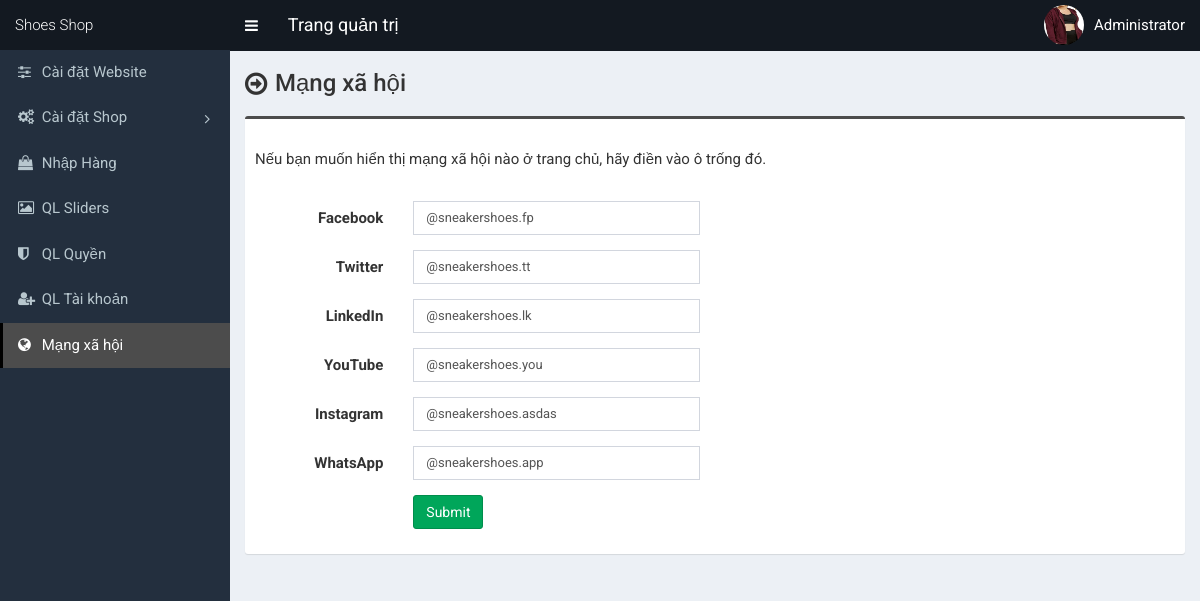
Page /admin/Control/index.php?page=social-media (signed in) on the committed database.
### tables this page shows
CREATE TABLE `tbl_mangxh` (
  `tenmxh` varchar(255) DEFAULT NULL,
  `url` varchar(255) DEFAULT NULL
);

### admin/View/social-media.php (the view, shortened to what this page needs)
<section class="content-header">
	<div class="content-header-left">
		<h1>Mạng xã hội</h1>
	</div>
</section>
<?php
$statement = $pdo->prepare("SELECT * FROM tbl_mangxh");
$statement->execute();
$result = $statement->fetchAll(PDO::FETCH_ASSOC);
foreach ($result as $row) {
	if($row['tenmxh'] == 'Facebook') {
		$facebook = $row['url'];
	}
	if($row['tenmxh'] == 'Twitter') {
		$twitter = $row['url'];
	}
	if($row['tenmxh'] == 'LinkedIn') {
		$linkedin = $row['url'];
	}
	if($row['tenmxh'] == 'YouTube') {
		$youtube = $row['url'];
	}
	if($row['tenmxh'] == 'Instagram') {
		$instagram = $row['url'];
	}
	if($row['tenmxh'] == 'WhatsApp') {
		$whatsapp = $row['url'];
	}
}
?>
<section class="content">
	<div class="row">
		<div class="col-md-12">
			<form class="form-horizontal" action="" method="post">
				<div class="box box-info">
					<div class="box-body">
						<p style="padding-bottom: 20px;">Nếu bạn muốn hiển thị mạng xã hội nào ở trang chủ, hãy điền vào ô trống đó.</p>
						<div class="form-group">
							<label for="" class="col-sm-2 control-label">Facebook </label>
							<div class="col-sm-4">
								<input type="text" class="form-control" name="facebook" value="<?php echo $facebook; ?>">
							</div>
						</div>
						<div class="form-group">
							<label for="" class="col-sm-2 control-label">Twitter </label>
							<div class="col-sm-4">
								<input type="text" class="form-control" name="twitter" value="<?php echo $twitter; ?>">
							</div>
						</div>
						<div class="form-group">
							<label for="" class="col-sm-2 control-label">LinkedIn </label>
							<div class="col-sm-4">
								<input type="text" class="form-control" name="linkedin" value="<?php echo $linkedin; ?>">
							</div>
						</div>
						<div class="form-group">
							<label for="" class="col-sm-2 control-label">YouTube </label>
							<div class="col-sm-4">
								<input type="text" class="form-control" name="youtube" value="<?php echo $youtube; ?>">
							</div>
						</div>
						<div class="form-group">
							<label for="" class="col-sm-2 control-label">Instagram </label>
							<div class="col-sm-4">
								<input type="text" class="form-control" name="instagram" value="<?php echo $instagram; ?>">
							</div>
						</div>
						<div class="form-group">
							<label for="" class="col-sm-2 control-label">WhatsApp </label>
							<div class="col-sm-4">
								<input type="text" class="form-control" name="whatsapp" value="<?php echo $whatsapp; ?>">
							</div>
						</div>
						<div class="form-group">
							<label for="" class="col-sm-2 control-label"></label>
							<div class="col-sm-6">
								<button type="submit" class="btn btn-success pull-left" name="form1">Submit</button>
							</div>
						</div>
					</div>
				</div>
			</form>
		</div>
	</div>
</section>

### admin/View/style.css (style rules this page uses)
body { font-size: 15px; font-family: "Roboto", sans-serif; }
.content-header > h1, .content-header .content-header-left h1 { font-family: "Roboto", sans-serif; }
.box-info { padding-top: 20px; }
.content-header { overflow: hidden; }
.content-header .content-header-left { float: left; padding-top: 5px; }
.content-header .content-header-left h1 { margin-top: 0; margin-bottom: 0; padding-left: 30px; padding-bottom: 5px; font-size: 24px; position: relative; }
.content-header .content-header-left h1:before { position: absolute; top: 0; left: 0; font-family: "FontAwesome", sans-serif; font-size: 26px; content: "\f18e"; }
.box.box-info { border-top-color: #4c4c4c; }
input, textarea, select { font-size: 13px !important; }

### admin/Control/index.php (style rules this page uses)
* { font-size: 15px; }

### rows in the picture
tbl_mangxh: facebook "@sneakershoes.fp"
tbl_mangxh: twitter "@sneakershoes.tt"
tbl_mangxh: linkedin "@sneakershoes.lk"
tbl_mangxh: youtube "@sneakershoes.you"
tbl_mangxh: instagram "@sneakershoes.asdas"
tbl_mangxh: whatsapp "@sneakershoes.app"

### other values in the picture
$_SESSION['user']['ten_user'] "Administrator"
